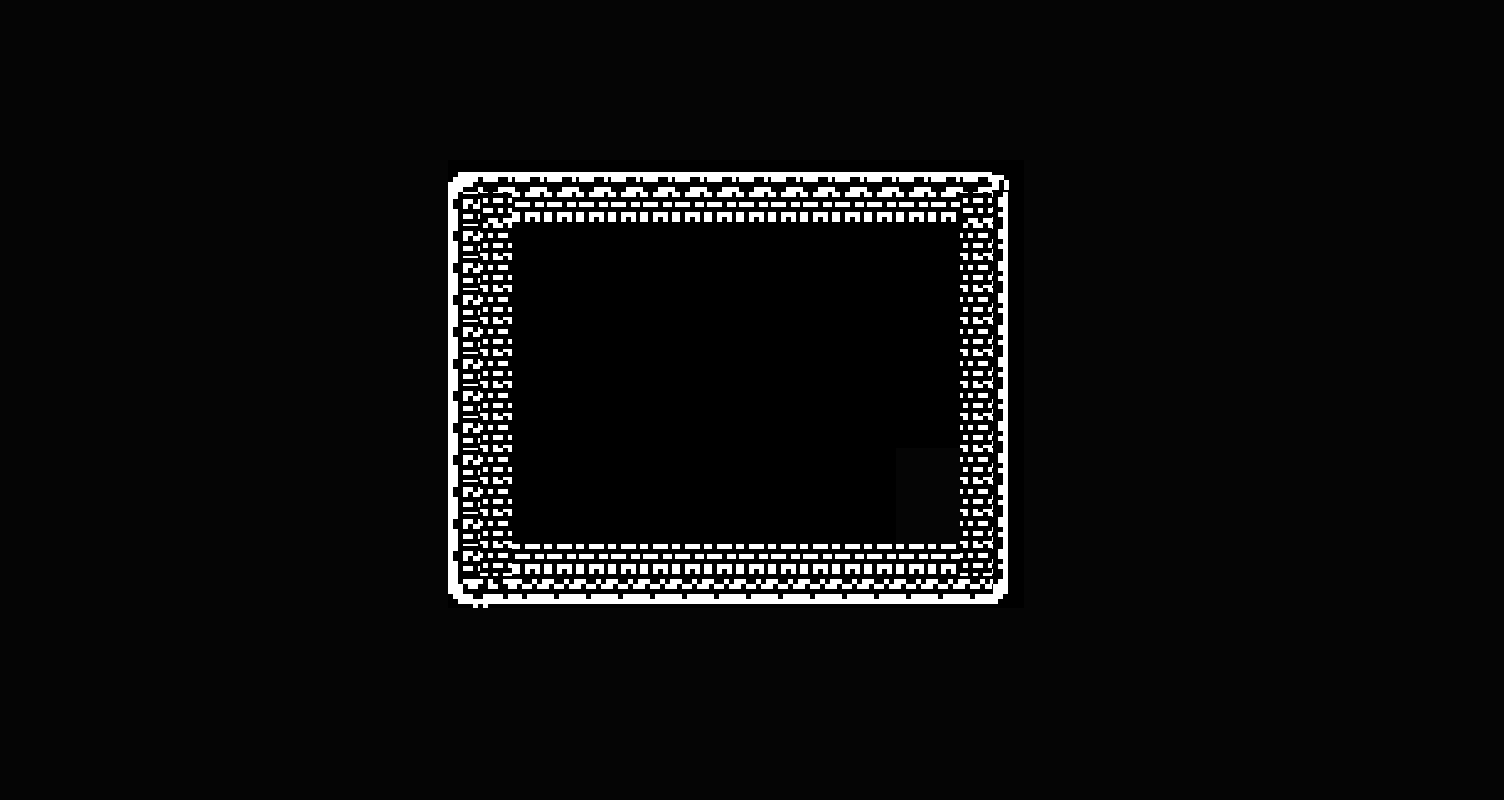

This is a level from a 2D game, rendered from its Tiled map with the project's own tilesets. A one-line summary and the map file follow, with tile-layer data summarised:
An orthogonal 47x25 tile map with 32x32 px tiles, 5 tile layers (Capa de Patrones 1, Capa de patrones 2, Capa de patrones 3, Capa de patrones 4, ...), 4 tilesets.

<map version="1.2" tiledversion="1.2.2" orientation="orthogonal" renderorder="right-down" width="47" height="25" tilewidth="32" tileheight="32" infinite="0" nextlayerid="6" nextobjectid="1">
 <tileset firstgid="1" source="../Construccion Mapas/city_inside.tsx" />
 <tileset firstgid="385" source="../Construccion Mapas/oubliette_dungeon_big.tsx" />
 <tileset firstgid="965" source="../Construccion Mapas/interior.tsx" />
 <tileset firstgid="1221" source="../Construccion Mapas/interior4.tsx" />
 <layer id="1" name="Capa de Patrones 1" width="47" height="25">
  <data>[1175 cells, 1175 non-empty, 16 distinct tile ids]</data>
 </layer>
 <layer id="2" name="Capa de patrones 2" width="47" height="25">
  <data>[1175 cells, 4 non-empty, 2 distinct tile ids]</data>
 </layer>
 <layer id="3" name="Capa de patrones 3" width="47" height="25">
  <data>[1175 cells, 0 non-empty, 0 distinct tile ids]</data>
 </layer>
 <layer id="4" name="Capa de patrones 4" width="47" height="25">
  <data>[1175 cells, 0 non-empty, 0 distinct tile ids]</data>
 </layer>
 <layer id="5" name="Capa de patrones 5" width="47" height="25">
  <data>[1175 cells, 0 non-empty, 0 distinct tile ids]</data>
 </layer>
</map>
